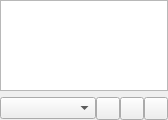
<?xml version="1.0" encoding="UTF-8"?>
<ui version="4.0">
 <class>OnlineServicesPage</class>
 <widget class="QWidget" name="OnlineServicesPage">
  <property name="geometry">
   <rect>
    <x>0</x>
    <y>0</y>
    <width>168</width>
    <height>120</height>
   </rect>
  </property>
  <property name="windowTitle">
   <string>Form</string>
  </property>
  <layout class="QVBoxLayout" name="vlayout">
   <property name="margin">
    <number>0</number>
   </property>
   <item>
    <widget class="ItemView" name="view"/>
   </item>
   <item>
    <layout class="QHBoxLayout" name="hlayout">
     <property name="margin">
      <number>0</number>
     </property>
     <property name="spacing">
      <number>0</number>
     </property>
     <item>
      <widget class="GenreCombo" name="genreCombo">
       <property name="sizePolicy">
        <sizepolicy hsizetype="MinimumExpanding" vsizetype="Fixed">
         <horstretch>0</horstretch>
         <verstretch>0</verstretch>
        </sizepolicy>
       </property>
      </widget>
     </item>
     <item>
      <widget class="MenuButton" name="menuButton"/>
     </item>
     <item>
      <widget class="ToolButton" name="addToPlayQueue"/>
     </item>
     <item>
      <widget class="ToolButton" name="replacePlayQueue"/>
     </item>
    </layout>
   </item>
  </layout>
 </widget>
 <customwidgets>
  <customwidget>
   <class>ItemView</class>
   <extends>QTreeView</extends>
   <header>itemview.h</header>
  </customwidget>
  <customwidget>
   <class>GenreCombo</class>
   <extends>QComboBox</extends>
   <header>genrecombo.h</header>
  </customwidget>
  <customwidget>
   <class>MenuButton</class>
   <extends>QToolButton</extends>
   <header>menubutton.h</header>
  </customwidget>
  <customwidget>
   <class>ToolButton</class>
   <extends>QToolButton</extends>
   <header>toolbutton.h</header>
  </customwidget>
 </customwidgets>
 <resources/>
 <connections/>
</ui>
